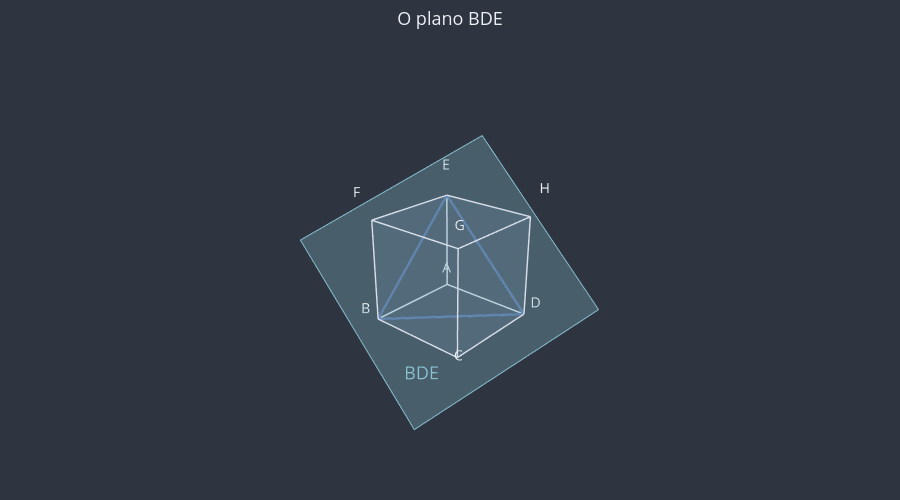

The notebook cell this image was saved under:
### Markdown cell above
Para o Exercício 3, veja o plano $BDE$ desenhado dentro do cubo.

### Code cell
fig = u3d.criar_figura(titulo="O plano BDE")
fig = u3d.desenhar_cubo(fig)
fig = u3d.desenhar_plano_por_tres_pontos(
    fig, B, D, E, rotulo="BDE", opacidade=0.3, tamanho=1
)
# O triângulo BDE, cujos lados são diagonais das faces.
for inicio, fim in [(B, D), (D, E), (E, B)]:
    fig = u3d.desenhar_segmento(fig, inicio, fim, cor=u3d.CORES["reta"], espessura=5)
u3d.mostrar(fig)

### Figure 1 — Plotly figure (JSON) as saved in the notebook; plotly's stock layout.template omitted (floating-point values rounded to 4 significant figures)
{"data": [{"color": "#81A1C1", "hoverinfo": "skip", "i": [0, 0, 4, 4, 0, 0, 1, 1, 2, 2, 3, 3], "j": [1, 2, 5, 6, 1, 5, 2, 6, 3, 7, 0, 4], "k": [2, 3, 6, 7, 5, 4, 6, 5, 7, 6, 4, 7], "lighting": {"ambient": 1, "diffuse": 0, "fresnel": 0, "specular": 0}, "opacity": 0.08, "type": "mesh3d", "x": [0.0, 2.0, 2.0, 0.0, 0.0, 2.0, 2.0, 0.0], "y": [0.0, 0.0, 2.0, 2.0, 0.0, 0.0, 2.0, 2.0], "z": [0.0, 0.0, 0.0, 0.0, 2.0, 2.0, 2.0, 2.0]}, {"hoverinfo": "skip", "line": {"color": "#D8DEE9", "dash": "solid", "width": 3}, "mode": "lines", "type": "scatter3d", "x": [0, 2], "y": [0, 0], "z": [0, 0]}, {"hoverinfo": "skip", "line": {"color": "#D8DEE9", "dash": "solid", "width": 3}, "mode": "lines", "type": "scatter3d", "x": [2, 2], "y": [0, 2], "z": [0, 0]}, {"hoverinfo": "skip", "line": {"color": "#D8DEE9", "dash": "solid", "width": 3}, "mode": "lines", "type": "scatter3d", "x": [2, 0], "y": [2, 2], "z": [0, 0]}, {"hoverinfo": "skip", "line": {"color": "#D8DEE9", "dash": "solid", "width": 3}, "mode": "lines", "type": "scatter3d", "x": [0, 0], "y": [2, 0], "z": [0, 0]}, {"hoverinfo": "skip", "line": {"color": "#D8DEE9", "dash": "solid", "width": 3}, "mode": "lines", "type": "scatter3d", "x": [0, 2], "y": [0, 0], "z": [2, 2]}, {"hoverinfo": "skip", "line": {"color": "#D8DEE9", "dash": "solid", "width": 3}, "mode": "lines", "type": "scatter3d", "x": [2, 2], "y": [0, 2], "z": [2, 2]}, {"hoverinfo": "skip", "line": {"color": "#D8DEE9", "dash": "solid", "width": 3}, "mode": "lines", "type": "scatter3d", "x": [2, 0], "y": [2, 2], "z": [2, 2]}, {"hoverinfo": "skip", "line": {"color": "#D8DEE9", "dash": "solid", "width": 3}, "mode": "lines", "type": "scatter3d", "x": [0, 0], "y": [2, 0], "z": [2, 2]}, {"hoverinfo": "skip", "line": {"color": "#D8DEE9", "dash": "solid", "width": 3}, "mode": "lines", "type": "scatter3d", "x": [0, 0], "y": [0, 0], "z": [0, 2]}, {"hoverinfo": "skip", "line": {"color": "#D8DEE9", "dash": "solid", "width": 3}, "mode": "lines", "type": "scatter3d", "x": [2, 2], "y": [0, 0], "z": [0, 2]}, {"hoverinfo": "skip", "line": {"color": "#D8DEE9", "dash": "solid", "width": 3}, "mode": "lines", "type": "scatter3d", "x": [2, 2], "y": [2, 2], "z": [0, 2]}, {"hoverinfo": "skip", "line": {"color": "#D8DEE9", "dash": "solid", "width": 3}, "mode": "lines", "type": "scatter3d", "x": [0, 0], "y": [2, 2], "z": [0, 2]}, {"hoverinfo": "skip", "mode": "text", "text": ["A"], "textfont": {"color": "#ECEFF4", "size": 14}, "type": "scatter3d", "x": [-0.1732], "y": [-0.1732], "z": [-0.1732]}, {"hoverinfo": "skip", "mode": "text", "text": ["B"], "textfont": {"color": "#ECEFF4", "size": 14}, "type": "scatter3d", "x": [2.173], "y": [-0.1732], "z": [-0.1732]}, {"hoverinfo": "skip", "mode": "text", "text": ["C"], "textfont": {"color": "#ECEFF4", "size": 14}, "type": "scatter3d", "x": [2.173], "y": [2.173], "z": [-0.1732]}, {"hoverinfo": "skip", "mode": "text", "text": ["D"], "textfont": {"color": "#ECEFF4", "size": 14}, "type": "scatter3d", "x": [-0.1732], "y": [2.173], "z": [-0.1732]}, {"hoverinfo": "skip", "mode": "text", "text": ["E"], "textfont": {"color": "#ECEFF4", "size": 14}, "type": "scatter3d", "x": [-0.1732], "y": [-0.1732], "z": [2.173]}, {"hoverinfo": "skip", "mode": "text", "text": ["F"], "textfont": {"color": "#ECEFF4", "size": 14}, "type": "scatter3d", "x": [2.173], "y": [-0.1732], "z": [2.173]}, {"hoverinfo": "skip", "mode": "text", "text": ["G"], "textfont": {"color": "#ECEFF4", "size": 14}, "type": "scatter3d", "x": [2.173], "y": [2.173], "z": [2.173]}, {"hoverinfo": "skip", "mode": "text", "text": ["H"], "textfont": {"color": "#ECEFF4", "size": 14}, "type": "scatter3d", "x": [-0.1732], "y": [2.173], "z": [2.173]}, {"color": "#88C0D0", "hoverinfo": "skip", "i": [0, 0], "j": [1, 2], "k": [2, 3], "lighting": {"ambient": 1, "diffuse": 0, "fresnel": 0, "specular": 0}, "opacity": 0.3, "type": "mesh3d", "x": [-1.067, -1.067, 2.4, 2.4], "y": [3.034, 0.03222, -1.701, 1.301], "z": [0.03222, 3.034, 1.301, -1.701]}, {"hoverinfo": "skip", "line": {"color": "#88C0D0", "width": 2}, "mode": "lines", "type": "scatter3d", "x": [-1.067, -1.067, 2.4, 2.4, -1.067], "y": [3.034, 0.03222, -1.701, 1.301, 3.034], "z": [0.03222, 3.034, 1.301, -1.701, 0.03222]}, {"hoverinfo": "skip", "mode": "text", "text": ["BDE"], "textfont": {"color": "#88C0D0", "size": 18}, "type": "scatter3d", "x": [2.053], "y": [1.174], "z": [-1.228]}, {"hoverinfo": "skip", "line": {"color": "#5E81AC", "dash": "solid", "width": 5}, "mode": "lines", "type": "scatter3d", "x": [2, 0], "y": [0, 2], "z": [0, 0]}, {"hoverinfo": "skip", "line": {"color": "#5E81AC", "dash": "solid", "width": 5}, "mode": "lines", "type": "scatter3d", "x": [0, 0], "y": [2, 0], "z": [0, 2]}, {"hoverinfo": "skip", "line": {"color": "#5E81AC", "dash": "solid", "width": 5}, "mode": "lines", "type": "scatter3d", "x": [0, 2], "y": [0, 0], "z": [2, 0]}], "layout": {"font": {"color": "#ECEFF4", "size": 13}, "height": 500, "margin": {"b": 0, "l": 0, "r": 0, "t": 50}, "paper_bgcolor": "#2E3440", "plot_bgcolor": "#2E3440", "scene": {"aspectmode": "data", "bgcolor": "#2E3440", "camera": {"eye": {"x": 1.6, "y": 1.4, "z": 1}}, "xaxis": {"visible": false}, "yaxis": {"visible": false}, "zaxis": {"visible": false}}, "showlegend": false, "title": {"text": "O plano BDE", "x": 0.5}}}
